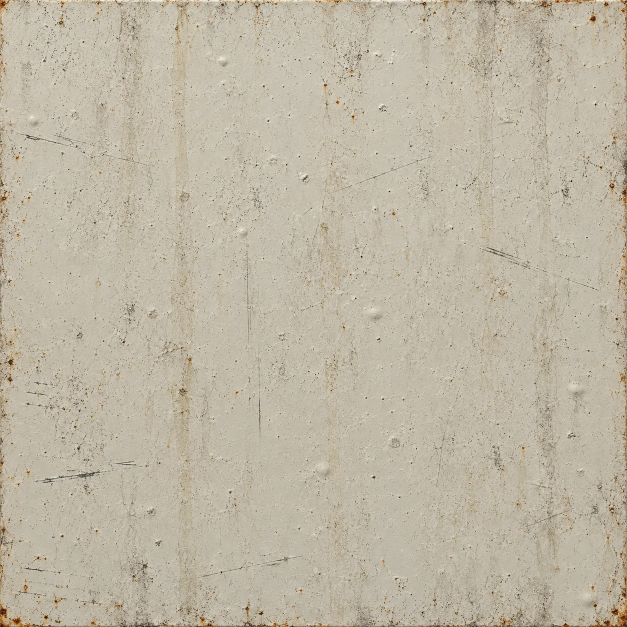
#> input picture stage-studio/assets/rooftop/ac_panel.webp, 1254 x 1254 px, given in place of wc_wet.png, which was not available (shown at 1/2 size)
$ python prep_floor.py
#> lines starting #> are read from the running program, lines starting #| are printed output that depends on the picture
"""image_gen の濡れ、亀裂、高さの画像から床全体の図を作る。python prep_floor.py
floor_map.png: 赤 = 水の量(0.5 が濡れと乾きの境目)、緑 = 鏡の水たまり、青 = 亀裂の深さ
floor_h.npy: メッシュの高さ。floor_n.png: 骨材の法線。線は引かない。亀裂は画像の線を細くして深さの図にするだけ。"""
from pathlib import Path

import numpy as np
from PIL import Image, ImageDraw
from scipy import ndimage as ndi

d = Path(__file__).parent
NX, NY = 6144, 6468     # 1 画素 3.1mm
EX, EY = 19.0, 20.0
X0, Y0 = -9.5, -10.5
H, F = 825.0, 1050.0
WET_BIAS = .03


def G(px, py):
    """target の画素に写る床の点(m)"""
    z = .5 * F / (py - H)
    return (px - 470.5) / F * z, -5 + z


def gray(name):
#> called with name = 'wc_wet.png'
    return np.asarray(Image.open(d / name).convert('L')).astype(np.float32) / 255
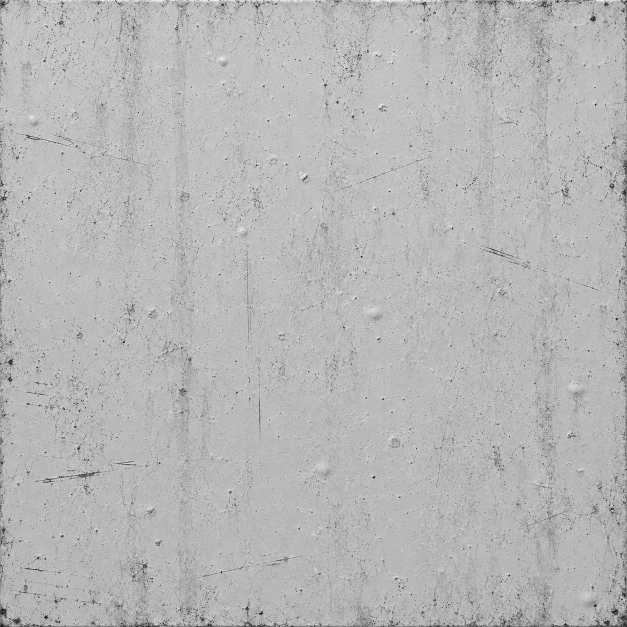
#> returned value: shape (1254, 1254) float32 (shown at 1/2 size); min 0.00392, max 0.992, mean 0.718


def tile(a, x, y, size, rot=0.0):
    """画像 a を size(m)の繰り返しで、z 軸に rot 回して床の点 x, y で読む"""
    c, s = np.cos(rot), np.sin(rot)
    u, v = (x * c - y * s) / size, (x * s + y * c) / size
    h, w = a.shape
    return ndi.map_coordinates(a, [(v % 1) * h, (u % 1) * w], order=1, mode='wrap').astype(np.float32)


gy, gx = np.meshgrid(np.linspace(Y0, Y0 + EY, NY, dtype=np.float32), np.linspace(X0, X0 + EX, NX, dtype=np.float32), indexing='ij')

wc = gray('wc_wet.png')
wc = np.clip(wc - np.median(wc) + .5, 0, 1)  # 濡れと乾きを半々にする
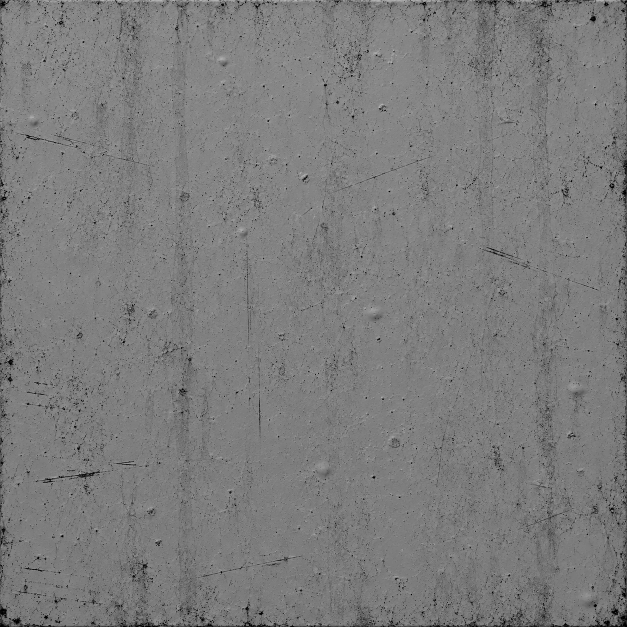
#> wc: shape (1254, 1254) float32 (shown at 1/2 size); min 0, max 0.763, mean 0.489
ch = gray('wc_height.png')
#> call 2 of gray, with name = 'wc_height.png'
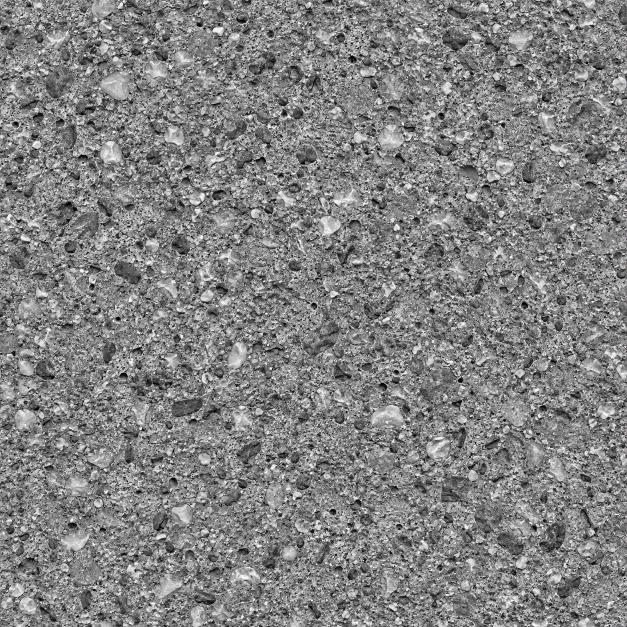
#> input picture stage-studio/assets/rooftop/wc_height.webp, 1254 x 1254 px, given in place of wc_height.png, which was not available (shown at 1/2 size)
ca = 1 - gray('wc_crack_a.png')
#> call 3 of gray, with name = 'wc_crack_a.png'
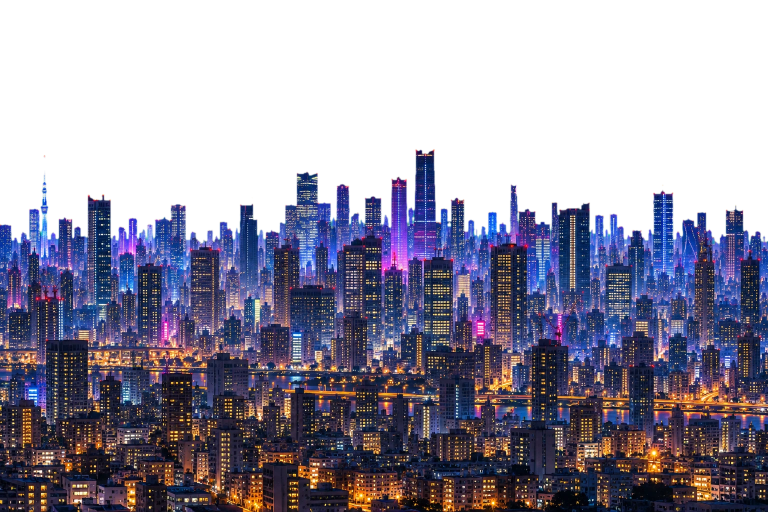
#> input picture stage-studio/assets/rooftop/city_far_a.webp, 1536 x 1024 px, given in place of wc_crack_a.png, which was not available (shown at 1/2 size)
#> in gray (call 3), `return np.asarray(Image.open(d / name).convert('L')).astype(np.float32..`:
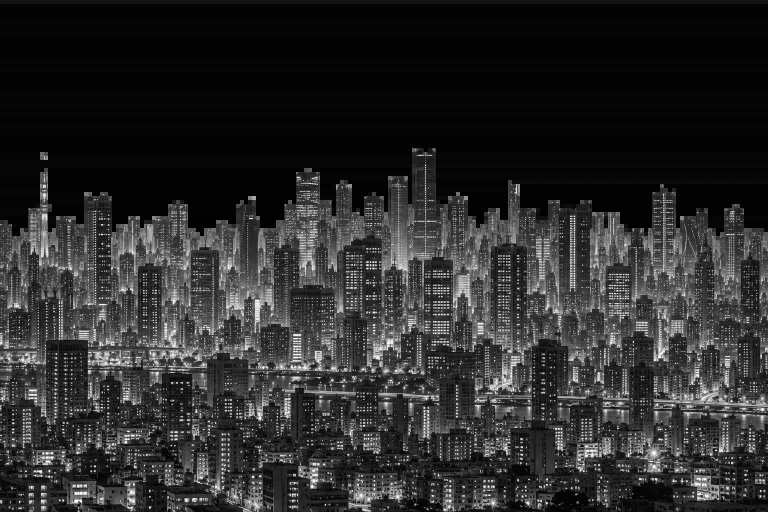
#> returned value: shape (1024, 1536) float32 (shown at 1/2 size); min 0, max 1, mean 0.173
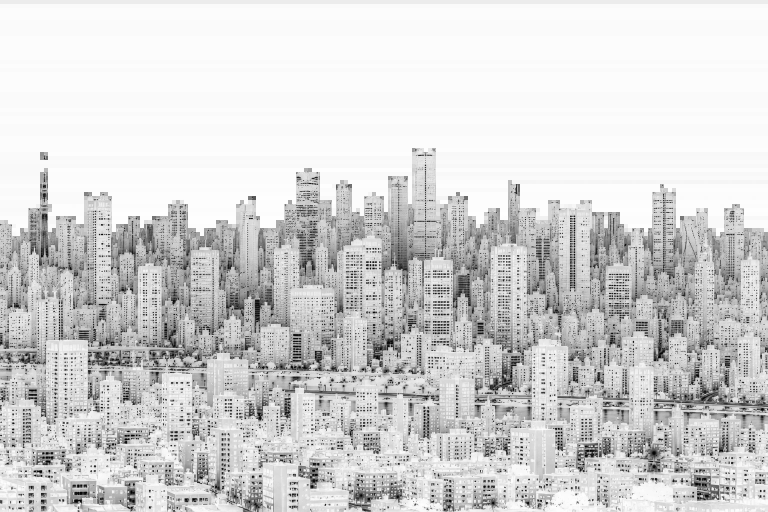
#> ca: shape (1024, 1536) float32 (shown at 1/2 size); min 0, max 1, mean 0.827
cb = 1 - gray('wc_crack_b.png')
#> (the run stopped early here; a loop or call above may not have finished)
